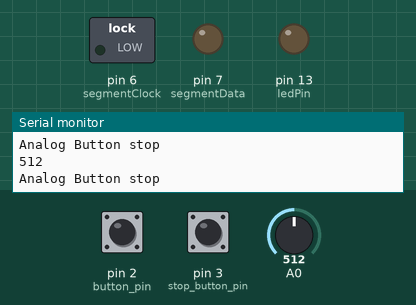
A sketch run on a simulated Arduino Uno, built with avr-gcc and run on an emulated ATmega328P. Parts: switched loads named in the sketch (green lamp = pin HIGH), output pins drawn as LEDs (lit = HIGH), the last lines printed to the serial monitor. The inputs (shaded band) are chosen by the test bench; at power-on: A0 = 512, pin 2 (button_pin) LOW, pin 3 (stop_button_pin) LOW. No radio packets arrive unless stated.

Above: at 1.2 s.
1.3 s: A0 set to 581
4.3 s: A0 set to 610
At 5.3 s:
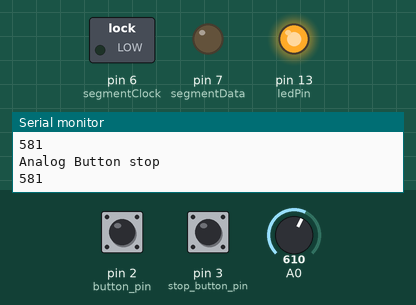
Timing chart, 0 to 7.3 s (numbered marks = the images above; inputs shaded):
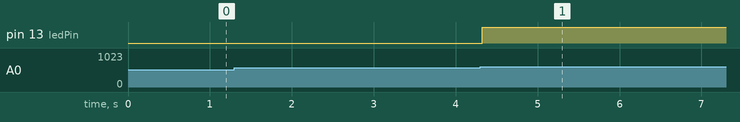

The sketch:

RollerHockey45SecondTimerTransmitter.ino
```cpp
// (licence header left out)
#include <SPI.h>
#include <nRF24L01.h>
#include <RF24.h>
RF24 radio(9, 10); // CE, CSN
const byte address[6] = "00001";     //Byte of array representing the address. This is the address where we will send the data. This should be same on the receiving side.
int button_pin = 2;  // for a digital button
int stop_button_pin = 3;  // for a digital button
const int channel=0;
boolean button_state = 0;

//GPIO declarations
//-=-=-=-=-=-=-=-=-=-=-=-=-=-=-=-=-=-=-=-=-=-=-=-=
byte segmentClock = 6;
byte segmentLatch = 5;
byte segmentData = 7;
int val = 0;     // variable for reading the pin status
int ledPin = LED_BUILTIN; // choose the pin for the LED
//-=-=-=-=-=-=-=-=-=-=-=-=-=-=-=-=-=-=-=-=-=-=-=-=

void setup()
{
  Serial.begin(9600);
  Serial.println("Roller Hockey Timer - Transmitter");

  pinMode(segmentClock, OUTPUT);
  pinMode(segmentData, OUTPUT);
  pinMode(segmentLatch, OUTPUT);

  pinMode(ledPin, OUTPUT);  // declare LED as output
  pinMode(A0, INPUT);

  digitalWrite(segmentClock, LOW);
  digitalWrite(segmentData, LOW);
  digitalWrite(segmentLatch, LOW);

  setUpRadio();
}

void setUpRadio()
{
  Serial.println("Setting up radio receiver.");
  pinMode(button_pin, INPUT);
  pinMode(stop_button_pin, INPUT);
  radio.begin();                  //Starting the Wireless communication
  radio.setChannel(channel);
  radio.openWritingPipe(address); //Setting the address where we will send the data
  radio.setPALevel(RF24_PA_MAX);  //You can set it as minimum or maximum depending on the distance between the transmitter and receiver.
  radio.stopListening();          //This sets the module as transmitter
  Serial.println("Radio operating on Channel ");
  Serial.println(radio.getChannel());
}

void loop()
{
  val = analogRead(A0);  // read input value
  if ( (val>=0 && val <20) || (val>30 && val<60))
  {
    const char text[] = "START";
    Serial.println("Analog Button start");
    radio.write(&text, sizeof(text));
    Serial.println(val);
    //Sending the message to receiver
  }
  else if ((val>60 && val<600))  // (buttons C-70 to 110 (64 in reality on my test kit), d-110 to 150, e 150 to 600)
  {
    const char text[] = "STOP";
    Serial.println("Analog Button stop");
    Serial.println(val);
    radio.write(&text, sizeof(text));                  //Sending the message to receiver
  }
  else
  {
    digitalWrite(ledPin, HIGH);
  }

  button_state = digitalRead(button_pin);
  if(button_state == HIGH)
  {
    const char text[] = "START";
    Serial.println("Button start");
    radio.write(&text, sizeof(text));                  //Sending the message to receiver
  }

  button_state = digitalRead(stop_button_pin);
  if(button_state == HIGH)
  {
    const char text[] = "STOP";
    Serial.println("Button stop");
    radio.write(&text, sizeof(text));                  //Sending the message to receiver
  }

}
```

Measured:
- the behaviour switches between 599 and 600 on A0 (found by bisection; images 0 and 1)
- after the input at 4.3 s, pin 13 (ledPin): LOW → HIGH at once
